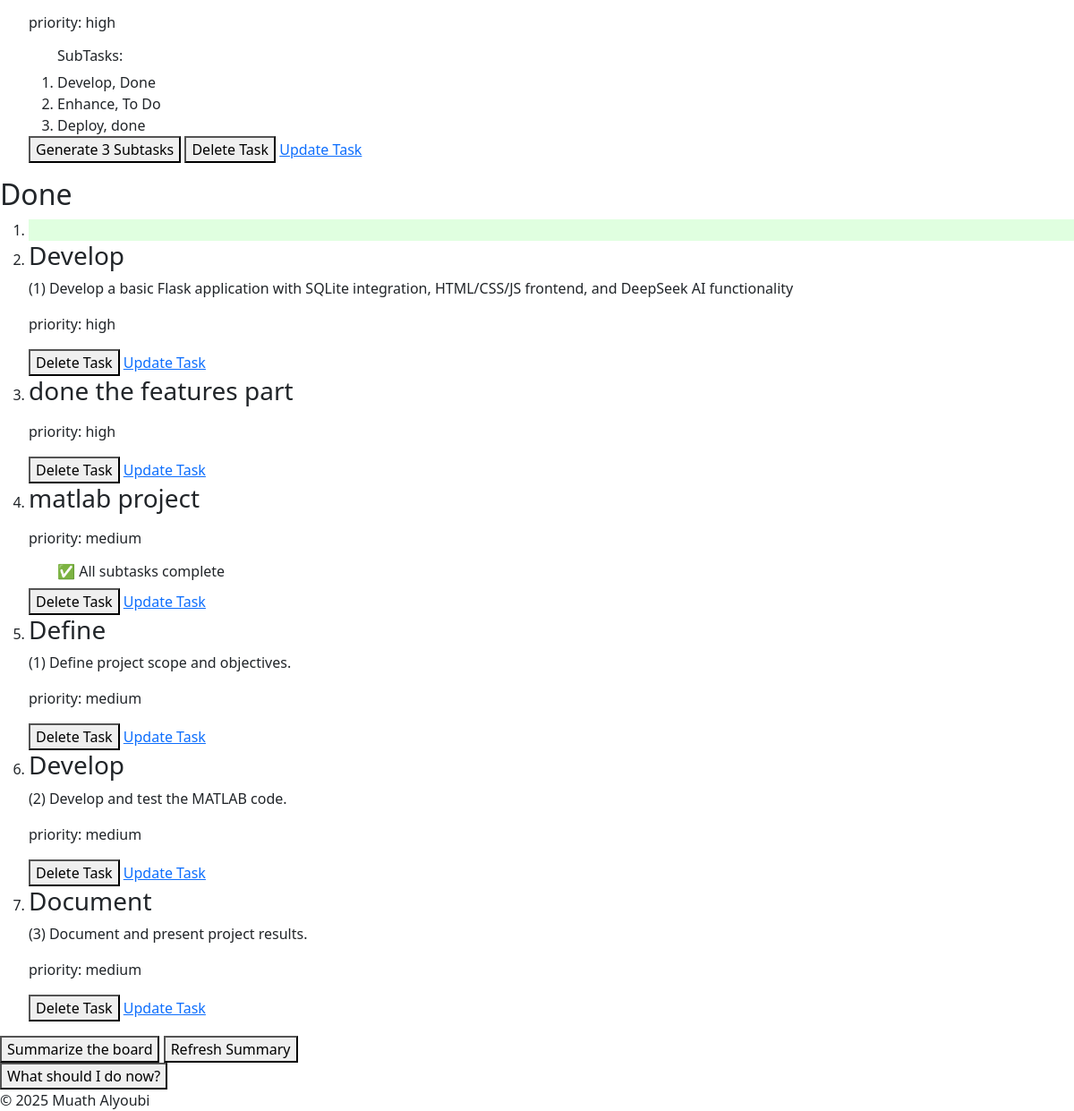
Page / (signed in, lower part) on the earlier database version.
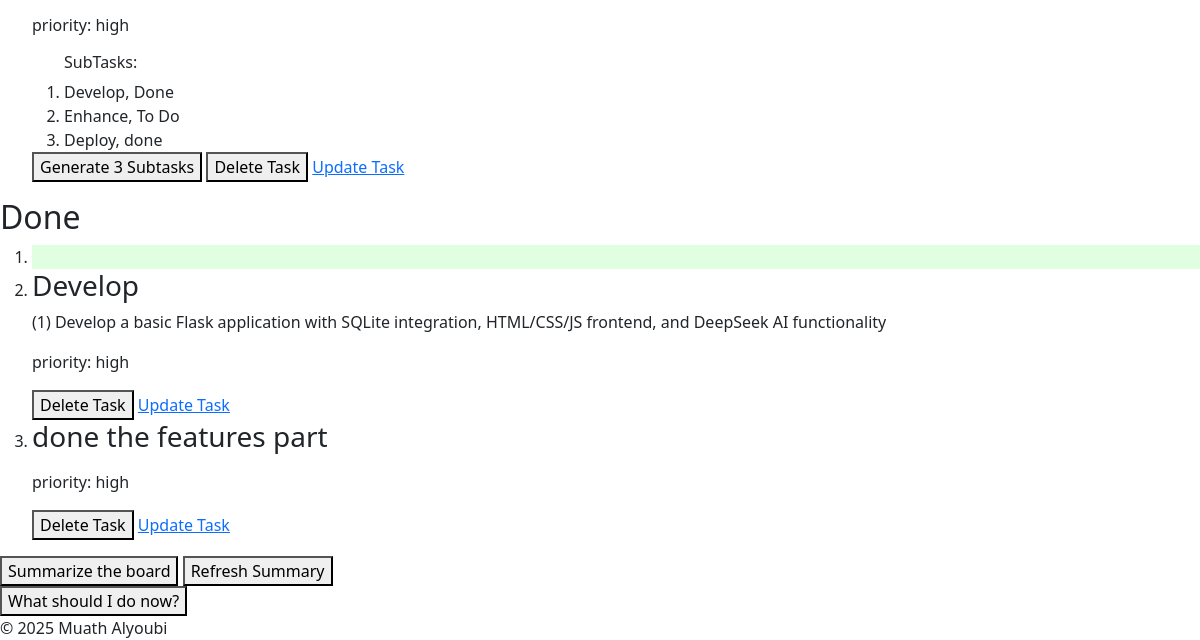
Same page on the later database version.
### tables this page shows
CREATE TABLE tasks(
                id INTEGER PRIMARY KEY AUTOINCREMENT NOT NULL,
                title TEXT NOT NULL,
                user_id INTEGER NOT NULL,
                description TEXT,
                status TEXT NOT NULL DEFAULT 'To Do',
                created_at TIMESTAMP DEFAULT CURRENT_TIMESTAMP, 
                priority TEXT NOT NULL, 
                due_date DATE, parent_id INTEGER DEFAULT NULL,  
                FOREIGN KEY (user_id) REFERENCES users(id) ON DELETE CASCADE
                );

### app.py (the view)
@app.route("/")
@login_required
def index():
    search = request.args.get("search", "").strip()
    priority = request.args.get("priority")
    start = request.args.get("start")
    end = request.args.get("end")
    parameters = [session["user_id"]]
    query = "SELECT * FROM tasks WHERE user_id = ? "
    if search:
        query += "AND (title LIKE ? OR description LIKE ?) "
        like_search = f"%{search}%"
        parameters.extend([like_search, like_search])
    if priority:
        query += "AND priority = ? "
        parameters.append(priority)
    if start and end:
        query += "AND due_date BETWEEN ? AND ? "
        parameters.extend([start, end])
    query += "ORDER BY CASE WHEN due_date IS NULL THEN 1 ELSE 0 END, due_date ASC"
    tasks = execute_filtered_query(query, parameters)
    subtasks = get_subtasks(session["user_id"])
    today, after_tommorow = get_date_deatails()
    return render_template("index.html", tasks=tasks, subtasks=subtasks, today=today, after_tommorow=after_tommorow)

### db.py (called while the page is built)
def get_db():
    if "db" not in g:
        g.db = sqlite3.connect(
            DATABASE,
            detect_types=sqlite3.PARSE_DECLTYPES,
            check_same_thread=False
        )
        g.db.row_factory = sqlite3.Row
    return g.db

def get_subtasks(user_id):
    db = get_db()
    return db.execute(
        "SELECT * FROM tasks WHERE user_id = ? AND parent_id IS NOT NULL ORDER BY parent_id",
        (user_id,)).fetchall()

def execute_filtered_query(query, parameters):
    db = get_db()
    return db.execute(query, parameters).fetchall()

### helpers.py (called while the page is built)
def login_required(f):
    @wraps(f)
    def decorated_function(*args, **kwargs):
        if session.get("user_id") is None:
            return redirect(url_for('login', next=request.url))
        return f(*args, **kwargs)
    return decorated_function

def get_date_deatails():
    today = date.today()
    after_tomorrow = today + timedelta(days=2)
    return today, after_tomorrow

### templates/index.html (shortened to what this page needs)
{% extends "layout.html" %}
{% block body %}
        <main>
            <section id="kanban-board">
                {% set column_id = "todo" %}
                {% set column_title = "To Do" %}
                {% set bg_color = "#FFFFE0" %}
                {% set column_id = "in-progress" %}
                {% set column_title = "In Progress" %}
                {% set bg_color = "#E0FFFF" %}
                {% include "_column.html" %}
                {% set column_id = "done" %}
                {% set column_title = "Done" %}
                {% set bg_color = "#E0FFE0" %}
                {% include "_column.html" %}
            </section>
            <div>
                <button id="summarize" onclick="getSummary()">Summarize the board</button>
                <button id="refresh" onclick="refreshSummary()">Refresh Summary</button>
            </div>
            <button id="next-task-btn" onclick="getNextTask()">What should I do now?</button>
        </main>
{% endblock %}

### templates/_column.html (shortened to what this page needs)
<section id="{{ column_id }}-column">
    <h2 id="{{ column_id }}-heading">{{ column_title }}</h2>
    <ol class="task-list" id="{{ column_title }}">
        <li style="background-color: {{ bg_color }}"></li>
        {% for task in tasks %}
            {% if task.status == column_title %}
                <li id="{{ task.id }}" class="task" draggable="{{ 'true' if task.status != 'Done' else 'false' }}">
                    <h3>{{ task.title }}</h3>
                    <p>{{ task.description }}</p>
                    <p>priority: {{ task.priority }}</p>
                    {% set ns = namespace(printed=false) %}
                    {% set ns = namespace(break_loop=False) %}
                    <ol>
                        {% for sub in subtasks %}
                            {% if not ns.break_loop %}
                                {% if sub.parent_id == task.id %}
                                    {% if task.status == 'Done' %}
                                        <h6>✅ All subtasks complete</h6>
                                        {% set ns.break_loop = true %}
                                    {% else %}
                                        {% if not ns.printed %}
                                            <h6>SubTasks:</h6>
                                            {% set ns.printed = true %}
                                        {% endif %}
                                        <li>{{ sub.title }}, {{ sub.status }}</li>
                                    {% endif %}
                                {% endif %}
                            {% endif %}
                        {% endfor %}
                    </ol>
                    {% if task.status != 'Done' %}
                        <button onclick="generateTask('{{ task.id }}')" id="sub-task">Generate 3 Subtasks</button>
                    {% endif %}
                    <button onclick="deleteTask('{{ task.id }}')" id="delete-task">Delete Task</button>
                    <a href="{{ url_for('editTask', id=task.id) }}" id="update-task">Update Task</a>
                </li>
            {% endif %}
        {% endfor %}
    </ol>
</section>

Differences in the rows shown:
removed tasks: title "matlab project", priority "medium", shown under "Done"
removed tasks: parent_id "✅ All subtasks complete", title "Define", description "(1) Define project scope and objectives.", priority "medium"
removed tasks: title "Develop", description "(2) Develop and test the MATLAB code.", priority "medium", shown under "Done"
removed tasks: title "Document", description "(3) Document and present project results.", priority "medium", shown under "Done"
